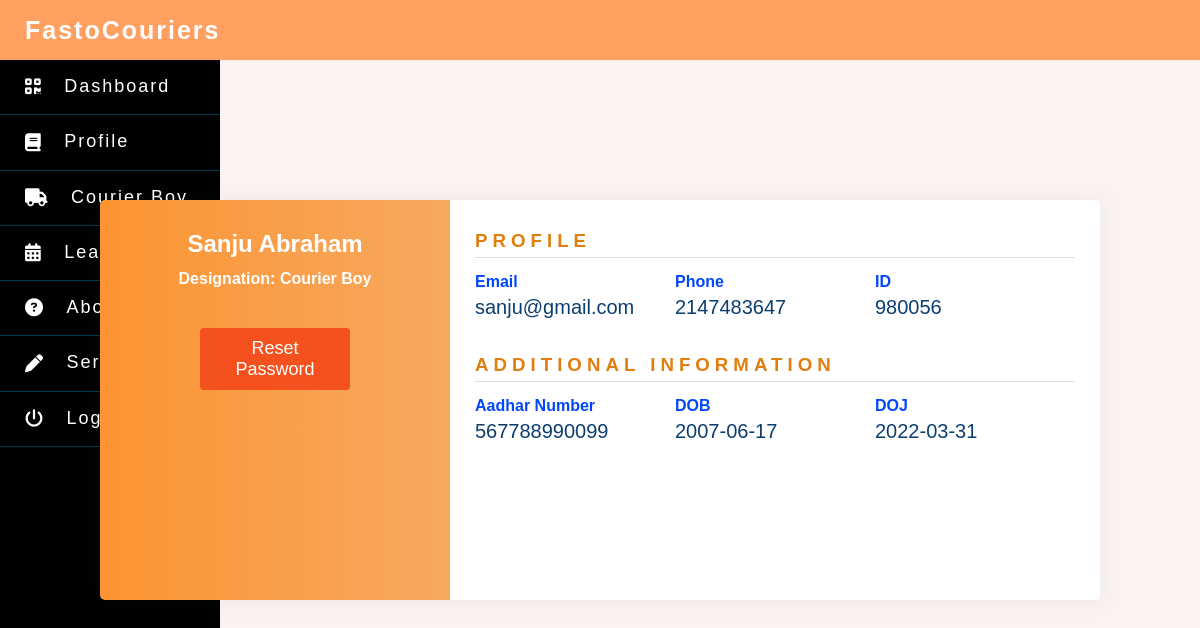
/courierboyprofile.php (signed in), run on the app's committed database.
### tables this page shows
CREATE TABLE `tbl_courierboy` (
  `courierboy_id` int(11) NOT NULL,
  `idnumber` int(11) NOT NULL,
  `fullname` varchar(100) NOT NULL,
  `phone` int(50) NOT NULL,
  `dob` varchar(50) NOT NULL,
  `gender` varchar(50) NOT NULL,
  `doj` varchar(50) NOT NULL
);

### courierboyprofile.php (the view, shortened to what this page needs)
<?php
include('dbcon.php');
$var=$_SESSION['name'];
$role="Courier Boy";
$res= mysqli_query($con,"SELECT * FROM `tbl_login` where username='$var' and role='$role'");
while($r = mysqli_fetch_array($res))
{
$uemail=$r['email'];
$uaadhar=$r['aadharid'];
}
if(isset($_SESSION["fastoSession"]) != session_id()){
  header("Location:index.php");
  die();
}
else{
?>
<!DOCTYPE html>
<html lang="en">
<head>
	<link rel="stylesheet" href="css/profile.css">
    <link rel="stylesheet" href="dashboard.css">
</head>
<body>
<div class="top_navbar">
		<div class="logo">FastoCouriers</div>
	</div>
	<div class="sidebar">
		<div class="sidebar_inner">
		<ul>
			<li>
				<a href="courierboydashboard.php">
					<span class="icon"><i class="fa fa-qrcode"></i></span>
					<span class="text">Dashboard</span>
				</a>
			</li>
			<li>
				<a href="courierboyprofile.php">
					<span class="icon"><i class="fa fa-book"></i></span>
					<span class="text">Profile</span>
				</a>
			</li>
			<li>
                <a href="#">
					<span class="icon"><i class="fa fa-truck"></i></span>
					<span class="text">Courier Boy</span>
				</a>
			</li>
      <li>
				<a href="courierboyleave.php">
					<span class="icon"><i class="fa fa-calendar"></i></span>
					<span class="text">Leave</span>
				</a>
			</li>
			<li>
				<a href="#">
					<span class="icon"><i class="fa fa-question-circle"></i></span>
					<span class="text">About</span>
				</a>
			</li>
      <li>
				<a href="#">
					<span class="icon"><i class="fa fa-pen"></i></span>
					<span class="text">Service</span>
				</a>
			</li>
      <li>
	 			<a href="logout.php">
                    <span class="icon"><i class="fa fa-power-off" style="color:white;"></i></span>
					<span class="text">Logout</span>
				</a>
			</li>
		</ul>
		</div>
	</div>
  <?php
    $res1 = mysqli_query($con,"SELECT `id` FROM `tbl_login` WHERE `email`='$uemail'");
    $re=mysqli_fetch_array($res1);
    $reid = $re["id"];
    $res2 = mysqli_query($con,"SELECT `courierboy_id`, `phone`, `fullname`, `dob`, `doj` FROM `tbl_courierboy` WHERE `idnumber`='$reid'");
    $re1=mysqli_fetch_array($res2);
  ?>
  <div class="wrapper">
      <div class="left">
          <h2><span><b><?php echo $re1["fullname"];?></b></span></h2>
          <h4>Designation: <span><?php echo $role; ?></span></h4>
          <button onclick="location.href = 'staffpasswordreset.php';"class="resetbutton" style="vertical-align:middle"><span>Reset Password</span></button>
      </div>
      <div class="right">
          <div class="info">
              <h3>Profile</h3>
              <div class="info_data">
                  <div class="data">
                      <h4>Email</h4>
                      <p><?php echo $uemail; ?></p>
                  </div>
                    <div class="data">
                      <h4>Phone</h4>
                        <p><?php echo $re1["phone"];?></p>
                    </div>
                    <div class="data">
                        <h4>ID</h4>
                        <p><?php echo $re1["courierboy_id"];?></p>
                    </div>
              </div>
          </div>
        <div class="projects">
              <h3>Additional Information</h3>
              <div class="projects_data">
                  <div class="data">
                      <h4>Aadhar Number</h4>
                      <p><?php echo $uaadhar; ?></p>
                  </div>
                  <div class="data">
                    <h4>DOB</h4>
                      <p><?php echo $re1["dob"];?></p>
                  </div>
                  <div class="data">
                      <h4>DOJ</h4>
                      <p><?php echo $re1["doj"];?></p>
                  </div>
              </div>
          </div>
      </div>
  </div>
</body>
</html>
<?php
}
?>

### css/profile.css (style rules this page uses)
* { margin: 0; padding: 0; box-sizing: border-box; list-style: none; font-family: 'Josefin Sans', sans-serif; }
body { background-color: #faf3f1; }
.wrapper { position: absolute; top: 50%; left: 50%; transform: translate(-50%,-50%); width: 1000px; height: 400px; display: flex; box-shadow: 0 1px 20px 0 rgba(69,90,100,.08); }
.wrapper .left { width: 35%; background: linear-gradient(to right,#fc9432,#f7a960); padding: 30px 25px; border-top-left-radius: 5px; border-bottom-left-radius: 5px; text-align: center; color: #fff; }
.wrapper .left h2 { margin-bottom: 12px; }
.wrapper .right { width: 65%; background: #fff; padding: 30px 25px; border-top-right-radius: 5px; border-bottom-right-radius: 5px; }
.wrapper .right .info, .wrapper .right .projects { margin-bottom: 25px; }
.wrapper .right .info h3, .wrapper .right .projects h3 { margin-bottom: 15px; padding-bottom: 5px; border-bottom: 1px solid #e0e0e0; color: #e07f0f; text-transform: uppercase; letter-spacing: 5px; }
.wrapper .right .info_data, .wrapper .right .projects_data { display: flex; justify-content: space-between; }
.wrapper .right .info_data .data, .wrapper .right .projects_data .data { width: 45%; }
.wrapper .right .info_data .data h4, .wrapper .right .projects_data .data h4 { color: #0047fc; margin-bottom: 5px; }
.wrapper .right .info_data .data p, .wrapper .right .projects_data .data p { font-size: 20px; margin-bottom: 10px; color: #0c3e70; }

### dashboard.css (style rules this page uses)
* { font-family: 'Poppins',sans-serif; margin: 0; padding: 0; box-sizing: border-box; list-style: none; text-decoration: none; }
.top_navbar { position: fixed; top: 0; left: 0; width: 100%; height: 60px; background: #ffa061; box-shadow: 1px 0 2px rgba(0,0,0,0.125); display: flex; align-items: center; }
.top_navbar .logo { width: 250px; font-size: 25px; font-weight: 700; padding: 0 25px; color: white; letter-spacing: 2px; }
.sidebar { position: fixed; top: 60px; left: 0; width: 220px; height: 100%; background: #000000; }
.sidebar ul li a { display: block; padding: 16px 25px; border-bottom: 1px solid #03374e; color: #ffa061; }
.sidebar ul li a .icon { font-size: 18px; color: white; vertical-align: middle; }
.sidebar ul li a .text { margin-left: 19px; color: #fff; font-family: sans-serif; font-size: 18px; letter-spacing: 2px; }

### courierboyprofile.php (style rules this page uses)
.resetbutton { display: inline-block; border-radius: 4px; background-color: #f4511e; border: none; color: #FFFFFF; text-align: center; font-size: 18px; padding: 10px; width: 150px; transition: all 0.5s; cursor: pointer; margin: 40px; }
.resetbutton span { cursor: pointer; display: inline-block; position: relative; transition: 0.5s; }
.resetbutton span:after { content: '\00bb'; position: absolute; opacity: 0; top: 0; right: -20px; transition: 0.5s; }

### data on the page
tbl_courierboy: fullname "Sanju Abraham", phone "2147483647", courierboy_id "980056", dob "2007-06-17", doj "2022-03-31"

### other printed values
$role "Courier Boy"
$uemail "sanju@gmail.com"
$uaadhar "567788990099"
